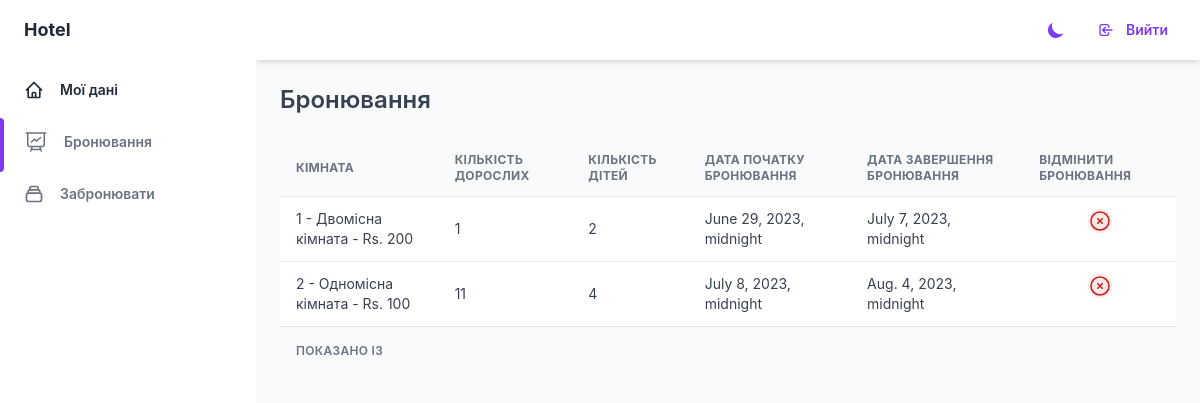
The app's page /user-reservations.html (signed in) with its own data.
### main/models.py (models this page shows, shortened)
class Reservation(models.Model):
    reservation_id = models.AutoField(primary_key=True)
    customer = models.ForeignKey('Customer', on_delete=models.CASCADE,  related_name='reservations_as_customer' )
    no_of_children = models.PositiveSmallIntegerField(default=0)
    no_of_adults = models.PositiveSmallIntegerField(default=1)
    reservation_date_time = models.DateTimeField(default=timezone.now)
    room = models.ForeignKey('Room', on_delete=models.CASCADE)
    check_in_time = models.DateTimeField(default=timezone.now)
    check_out_time = models.DateTimeField(default=timezone.now)
    cancel = models.BooleanField(default=0)
    class Meta:
        permissions = (
                        ('can_view_reservation', 'Можна переглянути бронювання'),
                        ('can_view_reservation_detail', 'Можна переглянути деталі бронювання'),
                    )

class Room(models.Model):
    room_no = models.CharField(max_length=10, primary_key=True)
    name = models.CharField(max_length=500, null=True, blank=True)
    room_type = models.ForeignKey('RoomType', null=False, blank=True, on_delete=models.CASCADE)
    availability = models.BooleanField(default=0)
    booked = models.BooleanField(default=0)
    conveniences = models.ManyToManyField('Faciliti', related_name='conveniences')
    staff = models.ForeignKey('Customer', on_delete=models.CASCADE, editable=True, related_name='rooms_as_staff')
    adult_count = models.IntegerField(default=0)
    child_count = models.IntegerField(default=0)
    images = models.ManyToManyField('Image', related_name='images')
    price = models.PositiveSmallIntegerField(null=True, blank=True)
    class Meta:
        ordering = ['room_no', ]
        permissions = (('can_view_room', 'Можна переглянути кімнату'),)
    def __str__(self):
        return "%s - %s - Rs. %i" % (self.room_no, self.room_type.name, self.room_type.price)
    def display_facility(self):
        return ', '.join([faciliti.name for faciliti in self.conveniences.all()])
    display_facility.short_description = 'Зручності'
    def display_images(self):
        return ', '.join([image.__str__() for image in self.images.all()])
    display_images.short_description = 'Зображення'

class RoomType(models.Model):
    name = models.CharField(max_length=25)
    price = models.PositiveSmallIntegerField()

### main/views.py (the view, shortened to what this page needs)
# urls.py: path('user-reservations.html', views.user_reservations, name='user_reservations'),
@login_required
def user_reservations(request):
    context = {}
    customer_id = request.user.customer_id
    reservations = Reservation.objects.filter(customer__customer_id=customer_id, cancel=False)
    context['reservations'] = reservations
    return render(request, 'profile_user_pages/reservations.html', context)

### main/templates/profile_user_pages/reservations.html (shortened to what this page needs)
{% extends 'base-profile.html' %}
{% block main-content %}
<main class="h-full pb-16 overflow-y-auto">
    <div class="container px-6 mx-auto grid">
      <h2
        class="my-6 text-2xl font-semibold text-gray-700 dark:text-gray-200"
      >
        Бронювання
      </h2>
      {% if not reservations %}
      <h4 class="mb-4 text-lg font-semibold text-gray-600 dark:text-gray-300">
        Бронювань немає!
      </h4>
      {% else %}
      <div class="w-full overflow-hidden rounded-lg shadow-xs">
        <div class="w-full overflow-x-auto">
          <table class="w-full whitespace-no-wrap">
            <thead>
              <tr
                class="text-xs font-semibold tracking-wide text-left text-gray-500 uppercase border-b dark:border-gray-700 bg-gray-50 dark:text-gray-400 dark:bg-gray-800">
                <th class="px-4 py-3">Кімната</th>
                <th class="px-4 py-3">Кількість дорослих</th>
                <th class="px-4 py-3">Кількість дітей</th>
                <th class="px-4 py-3">Дата початку бронювання</th>
                <th class="px-4 py-3">Дата завершення бронювання</th>
                <th class="px-4 py-3">Відмінити бронювання</th>
              </tr>
            </thead>
            <tbody class="bg-white divide-y dark:divide-gray-700 dark:bg-gray-800">
              {% for reservation in reservations %}
              <tr class="text-gray-700 dark:text-gray-400">
                <td class="px-4 py-3 text-sm">
                  {{ reservation.room }}
                </td>
                <td class="px-4 py-3 text-sm">
                  {{ reservation.no_of_adults }}
                </td>
                <td class="px-4 py-3 text-sm">
                  {{ reservation.no_of_children }}
                </td>
                <td class="px-4 py-3 text-sm">
                  {{ reservation.check_in_time }}
                </td>
                <td class="px-4 py-3 text-sm">
                  {{ reservation.check_out_time }}
                </td>
                <td class="px-4 py-3 flex flex-row justify-center">
                  <form method="POST" action="{% url 'user_reservations' %}">
                    <button type="submit" class="mx-auto p-0 font-semibold leading-tight text-red-700 bg-red-100 rounded-full dark:text-red-100 dark:bg-red-700">
                      <svg xmlns="http://www.w3.org/2000/svg" fill="none" viewBox="0 0 24 24" stroke-width="1.5" stroke="currentColor" class="w-6 h-6">
                      <path stroke-linecap="round" stroke-linejoin="round" d="M9.75 9.75l4.5 4.5m0-4.5l-4.5 4.5M21 12a9 9 0 11-18 0 9 9 0 0118 0z" />
                    </svg>
                    </button>
                  </form>
                </td>
              </tr>
              {% endfor %}
            </tbody>
          </table>
        </div>
        <div
          class="grid px-4 py-3 text-xs font-semibold tracking-wide text-gray-500 uppercase border-t dark:border-gray-700 bg-gray-50 sm:grid-cols-9 dark:text-gray-400 dark:bg-gray-800">
          <span class="flex items-center col-span-3">
            Показано {{ showing_pages }} із {{ all_count_page }}
          </span>
          <span class="col-span-2"></span>
          <span class="flex col-span-4 mt-2 sm:mt-auto sm:justify-end">
          </span>
        </div>
      </div>
      {% endif %}
    </div>
  </main>
{% endblock %}

### records on screen
Reservation: room "1 - Двомісна кімната - Rs. 200", no_of_adults "1", no_of_children "2", check_in_time "June 29, 2023, midnight", check_out_time "July 7, 2023, midnight"
Reservation: room "2 - Одномісна кімната - Rs. 100", no_of_adults "11", no_of_children "4", check_in_time "July 8, 2023, midnight", check_out_time "Aug. 4, 2023, midnight"
